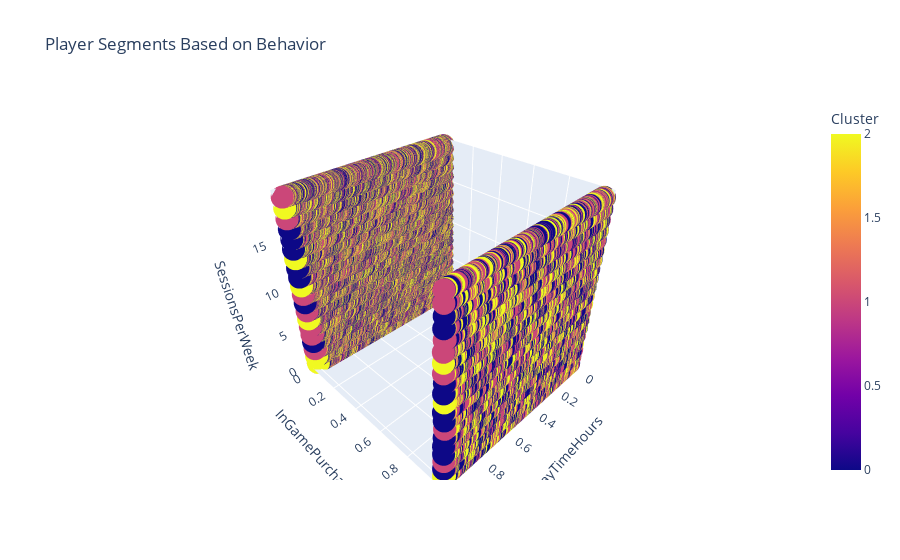

The code cell stored with this chart in its notebook:
### Code cell
fig = px.scatter_3d(df, x='PlayTimeHours', y='InGamePurchases', z='SessionsPerWeek',
                    color='Cluster', title='Player Segments Based on Behavior')
fig.show()

### Figure 1 — Plotly figure (JSON) as saved in the notebook; plotly's stock layout.template omitted (floating-point values rounded to 4 significant figures; data arrays with more than 128 entries replaced by an {"elided": "..."} marker saying what was removed)
{"data": [{"hovertemplate": "PlayTimeHours=%{x}<br>InGamePurchases=%{y}<br>SessionsPerWeek=%{z}<br>Cluster=%{marker.color}<extra></extra>", "legendgroup": "", "marker": {"color": {"elided": "40034 int values"}, "coloraxis": "coloraxis", "symbol": "circle"}, "mode": "markers", "name": "", "scene": "scene", "showlegend": false, "type": "scatter3d", "x": {"elided": "40034 float values"}, "y": {"elided": "40034 int values"}, "z": {"elided": "40034 int values"}}], "layout": {"autosize": true, "coloraxis": {"colorbar": {"title": {"text": "Cluster"}}, "colorscale": [[0, "#0d0887"], [0.1111, "#46039f"], [0.2222, "#7201a8"], [0.3333, "#9c179e"], [0.4444, "#bd3786"], [0.5556, "#d8576b"], [0.6667, "#ed7953"], [0.7778, "#fb9f3a"], [0.8889, "#fdca26"], [1, "#f0f921"]]}, "legend": {"tracegroupgap": 0}, "scene": {"aspectmode": "auto", "aspectratio": {"x": 1, "y": 1, "z": 1}, "domain": {"x": [0, 1], "y": [0, 1]}, "xaxis": {"title": {"text": "PlayTimeHours"}, "type": "linear"}, "yaxis": {"title": {"text": "InGamePurchases"}, "type": "linear"}, "zaxis": {"title": {"text": "SessionsPerWeek"}, "type": "linear"}}, "title": {"text": "Player Segments Based on Behavior"}}}
